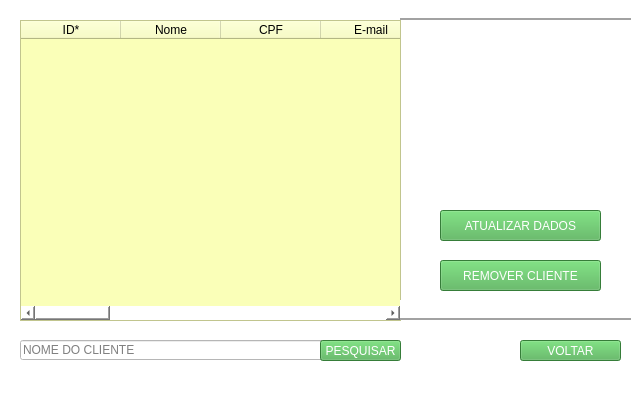
<?xml version="1.0" encoding="UTF-8"?>
<ui version="4.0">
 <class>MainWindow</class>
 <widget class="QMainWindow" name="MainWindow">
  <property name="geometry">
   <rect>
    <x>0</x>
    <y>0</y>
    <width>637</width>
    <height>416</height>
   </rect>
  </property>
  <property name="windowTitle">
   <string>MainWindow</string>
  </property>
  <property name="styleSheet">
   <string notr="true">background-color: rgb(255, 255, 255);
background-color: rgb(255, 255, 255);</string>
  </property>
  <widget class="QWidget" name="centralwidget">
   <widget class="QTableWidget" name="tableWidget">
    <property name="geometry">
     <rect>
      <x>20</x>
      <y>20</y>
      <width>381</width>
      <height>301</height>
     </rect>
    </property>
    <property name="cursor" stdset="0">
     <cursorShape>OpenHandCursor</cursorShape>
    </property>
    <property name="styleSheet">
     <string notr="true">background-color: rgb(250, 255, 184);</string>
    </property>
    <column>
     <property name="text">
      <string>ID*</string>
     </property>
    </column>
    <column>
     <property name="text">
      <string>Nome</string>
     </property>
    </column>
    <column>
     <property name="text">
      <string>CPF</string>
     </property>
    </column>
    <column>
     <property name="text">
      <string>E-mail</string>
     </property>
    </column>
    <column>
     <property name="text">
      <string>RG</string>
     </property>
    </column>
    <column>
     <property name="text">
      <string>Telefone</string>
     </property>
    </column>
    <column>
     <property name="text">
      <string>Celular</string>
     </property>
    </column>
    <column>
     <property name="text">
      <string>Observação</string>
     </property>
    </column>
    <column>
     <property name="text">
      <string>CEP</string>
     </property>
    </column>
    <column>
     <property name="text">
      <string>Endereço</string>
     </property>
    </column>
    <column>
     <property name="text">
      <string>Número</string>
     </property>
    </column>
    <column>
     <property name="text">
      <string>Bairro</string>
     </property>
    </column>
    <column>
     <property name="text">
      <string>Cidade</string>
     </property>
    </column>
    <column>
     <property name="text">
      <string>Estado</string>
     </property>
    </column>
   </widget>
   <widget class="QPushButton" name="pushButton_10">
    <property name="geometry">
     <rect>
      <x>440</x>
      <y>260</y>
      <width>161</width>
      <height>31</height>
     </rect>
    </property>
    <property name="cursor">
     <cursorShape>PointingHandCursor</cursorShape>
    </property>
    <property name="styleSheet">
     <string notr="true">font: 63 12pt &quot;Segoe UI Semibold&quot;;

background-color: #4CAF50;
color: white;</string>
    </property>
    <property name="text">
     <string>REMOVER CLIENTE</string>
    </property>
   </widget>
   <widget class="QPushButton" name="pushButton_11">
    <property name="geometry">
     <rect>
      <x>440</x>
      <y>210</y>
      <width>161</width>
      <height>31</height>
     </rect>
    </property>
    <property name="cursor">
     <cursorShape>PointingHandCursor</cursorShape>
    </property>
    <property name="styleSheet">
     <string notr="true">font: 63 12pt &quot;Segoe UI Semibold&quot;;

background-color: #4CAF50;
color: white;</string>
    </property>
    <property name="text">
     <string>ATUALIZAR DADOS</string>
    </property>
   </widget>
   <widget class="QPushButton" name="pushButton_12">
    <property name="geometry">
     <rect>
      <x>520</x>
      <y>340</y>
      <width>101</width>
      <height>21</height>
     </rect>
    </property>
    <property name="cursor">
     <cursorShape>PointingHandCursor</cursorShape>
    </property>
    <property name="styleSheet">
     <string notr="true">font: 63 10pt &quot;Segoe UI Semibold&quot;;

background-color: #4CAF50;
color: white;</string>
    </property>
    <property name="text">
     <string>VOLTAR</string>
    </property>
   </widget>
   <widget class="QLineEdit" name="lineEdit">
    <property name="geometry">
     <rect>
      <x>20</x>
      <y>340</y>
      <width>381</width>
      <height>20</height>
     </rect>
    </property>
    <property name="placeholderText">
     <string>NOME DO CLIENTE</string>
    </property>
   </widget>
   <widget class="QPushButton" name="pushButton_13">
    <property name="geometry">
     <rect>
      <x>320</x>
      <y>340</y>
      <width>81</width>
      <height>21</height>
     </rect>
    </property>
    <property name="cursor">
     <cursorShape>ForbiddenCursor</cursorShape>
    </property>
    <property name="styleSheet">
     <string notr="true">font: 63 9pt &quot;Segoe UI Semibold&quot;;

background-color: #4CAF50;
color: white;</string>
    </property>
    <property name="text">
     <string>PESQUISAR</string>
    </property>
   </widget>
   <widget class="QLabel" name="label_4">
    <property name="geometry">
     <rect>
      <x>400</x>
      <y>300</y>
      <width>231</width>
      <height>20</height>
     </rect>
    </property>
    <property name="styleSheet">
     <string notr="true">QLabel{
font-size: 14px;
font-family: &quot;Arial&quot;;
font-weight: bold;
border-bottom: 2px solid #A2A2A2
}</string>
    </property>
    <property name="text">
     <string/>
    </property>
   </widget>
   <widget class="QLabel" name="label_5">
    <property name="geometry">
     <rect>
      <x>400</x>
      <y>0</y>
      <width>231</width>
      <height>20</height>
     </rect>
    </property>
    <property name="styleSheet">
     <string notr="true">QLabel{
font-size: 14px;
font-family: &quot;Arial&quot;;
font-weight: bold;
border-bottom: 2px solid #A2A2A2
}</string>
    </property>
    <property name="text">
     <string/>
    </property>
   </widget>
  </widget>
  <widget class="QMenuBar" name="menubar">
   <property name="geometry">
    <rect>
     <x>0</x>
     <y>0</y>
     <width>637</width>
     <height>21</height>
    </rect>
   </property>
  </widget>
  <widget class="QStatusBar" name="statusbar"/>
 </widget>
 <resources/>
 <connections/>
</ui>
